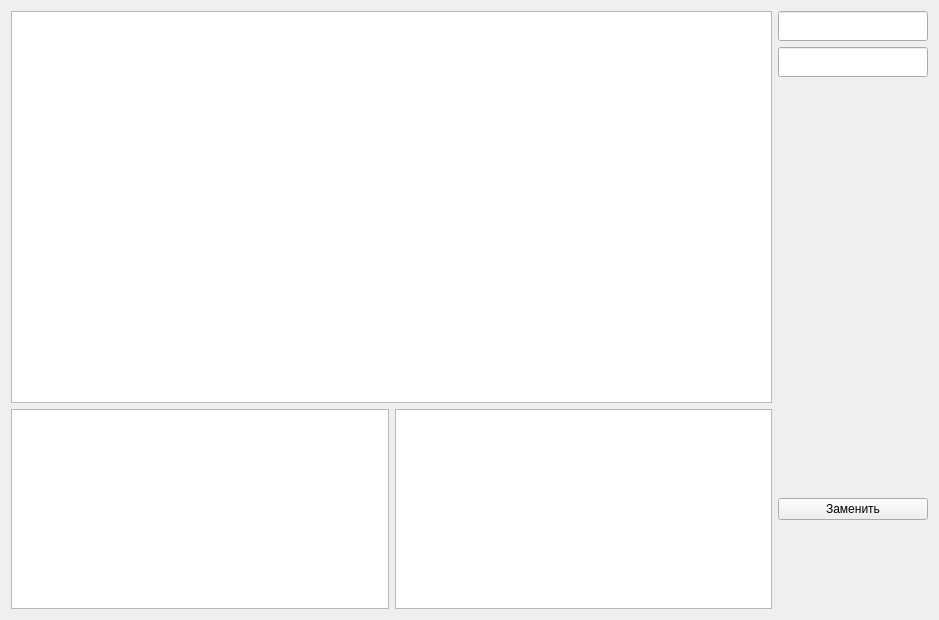
<?xml version="1.0" encoding="UTF-8"?>
<ui version="4.0">
 <class>Form</class>
 <widget class="QWidget" name="Form">
  <property name="geometry">
   <rect>
    <x>0</x>
    <y>0</y>
    <width>939</width>
    <height>620</height>
   </rect>
  </property>
  <property name="windowTitle">
   <string>Form</string>
  </property>
  <layout class="QGridLayout" name="gridLayout">
   <item row="5" column="0">
    <widget class="QListView" name="listView">
     <property name="maximumSize">
      <size>
       <width>16777215</width>
       <height>200</height>
      </size>
     </property>
    </widget>
   </item>
   <item row="5" column="2">
    <widget class="QPushButton" name="pushButton">
     <property name="text">
      <string>Заменить</string>
     </property>
    </widget>
   </item>
   <item row="5" column="1">
    <widget class="QListView" name="listView_2">
     <property name="maximumSize">
      <size>
       <width>16777215</width>
       <height>200</height>
      </size>
     </property>
    </widget>
   </item>
   <item row="0" column="0" rowspan="5" colspan="2">
    <widget class="QTextEdit" name="textEdit">
     <property name="font">
      <font>
       <pointsize>14</pointsize>
      </font>
     </property>
    </widget>
   </item>
   <item row="0" column="2">
    <widget class="QLineEdit" name="lineEdit_2">
     <property name="minimumSize">
      <size>
       <width>150</width>
       <height>30</height>
      </size>
     </property>
     <property name="maximumSize">
      <size>
       <width>150</width>
       <height>16777215</height>
      </size>
     </property>
    </widget>
   </item>
   <item row="1" column="2">
    <widget class="QLineEdit" name="lineEdit">
     <property name="minimumSize">
      <size>
       <width>150</width>
       <height>30</height>
      </size>
     </property>
     <property name="maximumSize">
      <size>
       <width>150</width>
       <height>16777215</height>
      </size>
     </property>
    </widget>
   </item>
  </layout>
 </widget>
 <resources/>
 <connections/>
</ui>
